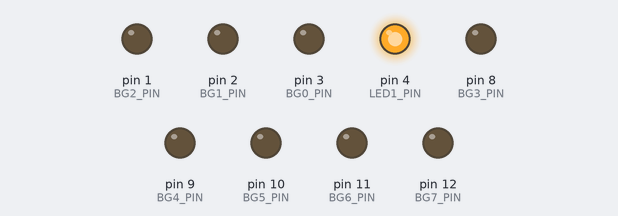
The sketch below on a simulated Arduino Uno, built with avr-gcc and run on an emulated ATmega328P. Shown: output pins drawn as LEDs (lit = HIGH).

Above: at 0.1 s.
At 13.1 s:
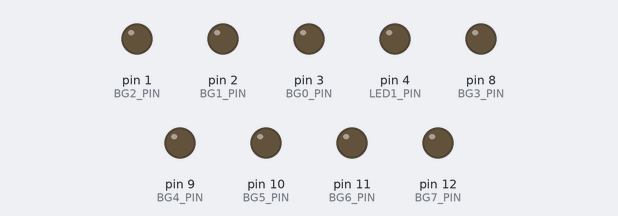
At 18.65 s:
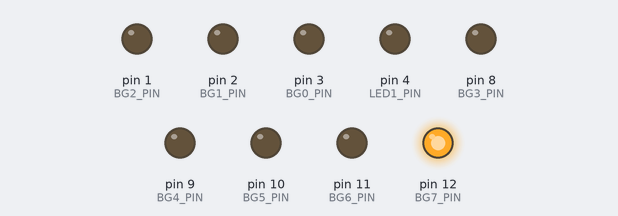
At 24.05 s:
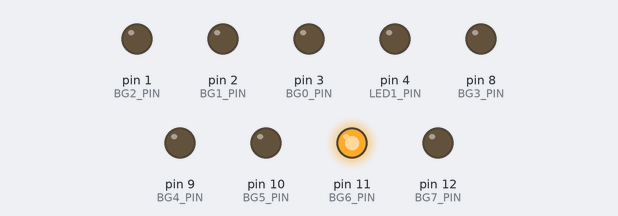
At 35.1 s:
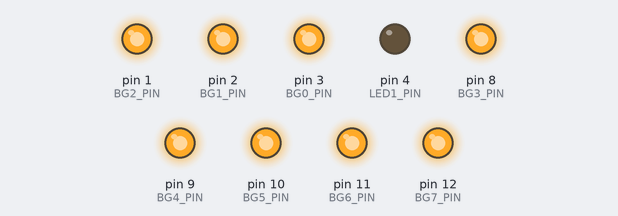
At 39.72 s:
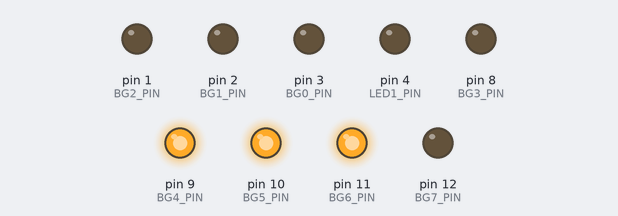
Timing chart, 0 to 40.0 s (numbered marks = the images above):
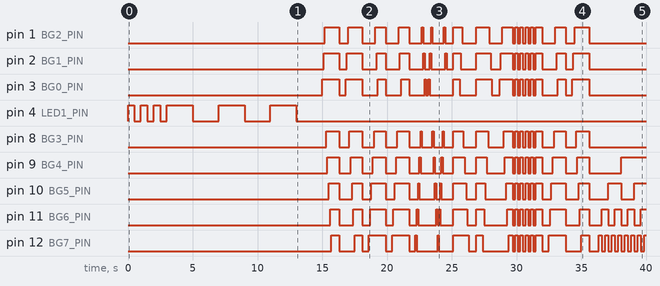

The sketch:

Q1.1-e-Q1.2.ino
```cpp
/*
1° Avaliação de Microcontroladores - 1. Ligando LEDS
1.1 Desenvolver um programa para piscar um LED 3 vezes rápido e 3 vezes devagar.

1.2 Programar os 8 LEDs de um bargraph para os seguintes padrões:
a) Acender da direita para a esquerda, mantendo cada LED ligado até todos acenderem; depois apagar todos e repetir.
b) O mesmo da esquerda para a direita.
c) Apenas um LED aceso por vez, da direita para a esquerda.
d) Vai e volta (ping-pong), um LED aceso por vez.
e) Todos acesos e apagar 1 LED por vez, vai e volta.
f) Da esquerda para a direita, mantendo acesos; depois piscar todos 5 vezes; depois apagar.
g) Da direita para a esquerda, manter acesos; depois apagar; depois esquerda para direita.
h) Contagem binária crescente (0–255) com passo de 250 ms.
i) Contagem binária decrescente (255–0) com passo de 250 ms.

-Mapeamento de Pinos (Arduino -> ATmega328P):
 * BG 1: Pino 4  -> PORTD, Bit 4 (PD4)
 * BG 2: Pino 3  -> PORTD, Bit 3 (PD3)
 * BG 3: Pino 2  -> PORTD, Bit 2 (PD2)
 * BG 4: Pino 1  -> PORTD, Bit 1 (PD1)
 * BG 5: Pino 8  -> PORTB, Bit 0 (PB0)
 * BG 6: Pino 9  -> PORTB, Bit 1 (PB1)
 * BG 7: Pino 10 -> PORTB, Bit 2 (PB2)
 * BG 8: Pino 11 -> PORTB, Bit 3 (PB3)
 * BG 9: Pino 12 -> PORTB, Bit 4 (PB4)
 */

// Biblioteca de registradores do ATmega
#include <avr/io.h>

// - Macros de Manipulação de Bits
// Valor do Bit
#define BIT(x) (1 << (x))
// Seta um bit (liga)
#define SET_BIT(reg, bit) ((reg) |= BIT(bit))
// Limpa um bit (desliga)
#define CLR_BIT(reg, bit) ((reg) &= ~BIT(bit))


// - Definições do LED1 (Pino 4 -> PD4)
#define LED1_DDR  DDRD
#define LED1_PORT PORTD
#define LED1_PIN  4    // Bit 4 do PORTD
#define LED1_SETUP() SET_BIT(LED1_DDR, LED1_PIN)
#define LED1_ON()    SET_BIT(LED1_PORT, LED1_PIN)
#define LED1_OFF()   CLR_BIT(LED1_PORT, LED1_PIN)

// - Mapeamento dos Bargraph para seus registradores e bits
#define BG0_DDR   DDRD
#define BG0_PORT  PORTD
#define BG0_PIN   3     // BG 2 (Pino 3 Arduino)
#define BG0_ON()  SET_BIT(BG0_PORT, BG0_PIN)
#define BG0_OFF() CLR_BIT(BG0_PORT, BG0_PIN)

#define BG1_DDR   DDRD
#define BG1_PORT  PORTD
#define BG1_PIN   2     // BG 3 (Pino 2 Arduino)
#define BG1_ON()  SET_BIT(BG1_PORT, BG1_PIN)
#define BG1_OFF() CLR_BIT(BG1_PORT, BG1_PIN)

#define BG2_DDR   DDRD
#define BG2_PORT  PORTD
#define BG2_PIN   1     // BG 4 (Pino 1 Arduino)
#define BG2_ON()  SET_BIT(BG2_PORT, BG2_PIN)
#define BG2_OFF() CLR_BIT(BG2_PORT, BG2_PIN)

#define BG3_DDR   DDRB
#define BG3_PORT  PORTB
#define BG3_PIN   0     // BG 5 (Pino 8 Arduino)
#define BG3_ON()  SET_BIT(BG3_PORT, BG3_PIN)
#define BG3_OFF() CLR_BIT(BG3_PORT, BG3_PIN)

#define BG4_DDR   DDRB
#define BG4_PORT  PORTB
#define BG4_PIN   1     // BG 6 (Pino 9 Arduino)
#define BG4_ON()  SET_BIT(BG4_PORT, BG4_PIN)
#define BG4_OFF() CLR_BIT(BG4_PORT, BG4_PIN)

#define BG5_DDR   DDRB
#define BG5_PORT  PORTB
#define BG5_PIN   2     // BG 7 (Pino 10 Arduino)
#define BG5_ON()  SET_BIT(BG5_PORT, BG5_PIN)
#define BG5_OFF() CLR_BIT(BG5_PORT, BG5_PIN)

#define BG6_DDR   DDRB
#define BG6_PORT  PORTB
#define BG6_PIN   3     // BG 8 (Pino 11 Arduino)
#define BG6_ON()  SET_BIT(BG6_PORT, BG6_PIN)
#define BG6_OFF() CLR_BIT(BG6_PORT, BG6_PIN)

#define BG7_DDR   DDRB
#define BG7_PORT  PORTB
#define BG7_PIN   4     // BG 9 (Pino 12 Arduino)
#define BG7_ON()  SET_BIT(BG7_PORT, BG7_PIN)
#define BG7_OFF() CLR_BIT(BG7_PORT, BG7_PIN)

// - Constantes (Macros)
#define numLeds 8
#define delayTime 100

// - Funções Auxiliares
void bargraph_on(int i) {
  switch (i) {
    case 0: BG0_ON(); break;
    case 1: BG1_ON(); break;
    case 2: BG2_ON(); break;
    case 3: BG3_ON(); break;
    case 4: BG4_ON(); break;
    case 5: BG5_ON(); break;
    case 6: BG6_ON(); break;
    case 7: BG7_ON(); break;
  }
}

void bargraph_off(int i) {
  switch (i) {
    case 0: BG0_OFF(); break;
    case 1: BG1_OFF(); break;
    case 2: BG2_OFF(); break;
    case 3: BG3_OFF(); break;
    case 4: BG4_OFF(); break;
    case 5: BG5_OFF(); break;
    case 6: BG6_OFF(); break;
    case 7: BG7_OFF(); break;
  }
}

// Acende todos os LEDs
void acenderTodos() {
  // Seta os 3 bits do PORTD
  BG0_PORT |= BIT(BG0_PIN) | BIT(BG1_PIN) | BIT(BG2_PIN);
  // Seta os 5 bits do PORTB
  BG3_PORT |= BIT(BG3_PIN) | BIT(BG4_PIN) | BIT(BG5_PIN) | BIT(BG6_PIN) | BIT(BG7_PIN);
}

// Apaga todos os LEDs
void apagarTodos() {
  // Limpa os 3 bits do PORTD
  BG0_PORT &= ~(BIT(BG0_PIN) | BIT(BG1_PIN) | BIT(BG2_PIN));
  // Limpa os 5 bits do PORTB
  BG3_PORT &= ~(BIT(BG3_PIN) | BIT(BG4_PIN) | BIT(BG5_PIN) | BIT(BG6_PIN) | BIT(BG7_PIN));
}

//--- SETUP ---
void setup() {
  // 1. Configura o LED1 (Pino 4)
  LED1_SETUP();

  // 2. Configura os LEDs do Bargraph
  // Seta os bits PD1, PD2, PD3 como SAÍDA
  DDRD |= BIT(BG0_PIN) | BIT(BG1_PIN) | BIT(BG2_PIN);
  // Seta os bits PB0, PB1, PB2, PB3, PB4 como SAÍDA
  DDRB |= BIT(BG3_PIN) | BIT(BG4_PIN) | BIT(BG5_PIN) | BIT(BG6_PIN) | BIT(BG7_PIN);

  // LEDs iniciarem apagados
  apagarTodos();
  LED1_OFF();
}

void loop() {

// - 1.1: Pisca o LED (PINO 4)

  // Pisca 3x rápdio
  for (int i = 0; i < 3; i++) {
    LED1_ON();
    delay(500);
    LED1_OFF();
    delay(500);
  }

  // Pisca 3x devagar
  for (int i = 0; i < 3; i++) {
    LED1_ON();
    delay(2000);
    LED1_OFF();
    delay(2000);
  }

// - 1.2 a) Acende o bargraph (2 -> 9) mantendo ligados 2x

  for (int j = 0; j < 2; j++) {
    for (int i = 0; i < numLeds; i++) {
      bargraph_on(i);
      delay(delayTime);
    }
    delay(500);
    apagarTodos();
    delay(500);
  }

// - 1.2 b) Acende o bargraph (9 -> 2) mantendo ligados 2x
 for (int j = 0; j < 2; j++) {
  for (int i = numLeds - 1; i >= 0; i--) {
    bargraph_on(i);
    delay(delayTime);
    }
  delay(500);
  apagarTodos();
  delay(500);
 }
// - 1.2 c) Um LED aceso por vez (9 -> 2)

  for (int i = numLeds - 1; i >= 0; i--) {
    bargraph_on(i);
    delay(delayTime);
    bargraph_off(i);
  }
  delay(200);

// - 1.2 d) Ping-Pong

  // (Esquerda -> Direita, ou 2 -> 9)
  for (int i = 0; i < numLeds; i++) {
    bargraph_on(i);
    delay(delayTime);
    bargraph_off(i);
  }

  // (Direita -> Esquerda, ou 8 -> 3)
  for (int i = numLeds - 2; i > 0; i--) {
    bargraph_on(i);
    delay(delayTime);
    bargraph_off(i);
  }
  delay(500);


// - 1.2 e) Todos acesos e pagar um por vez

  // (Apagando 2 -> 9)
  acenderTodos();
  delay(500);
  for (int i = 0; i < numLeds; i++) {
    bargraph_off(i);
    delay(delayTime);
  }
  delay(500);

  // (Apagando 9 -> 2)
  acenderTodos();
  delay(500);
  for (int i = numLeds - 1; i >= 0; i--) {
    bargraph_off(i);
    delay(delayTime);
  }
  delay(500);

// - 1.2 f) (2 -> 9), Pisca 5x e APAGA

  // 1. Acende (Bargraph 2 para 9)
  for (int i = 0; i < numLeds; i++) {
    bargraph_on(i);
    delay(delayTime);
  }

  // 2. Pisca todos 5 vezes
  for (int i = 0; i < 5; i++) {
    delay(200);
    apagarTodos();
    delay(200);
    acenderTodos();
  }

  // 3. Apaga
  delay(500);
  apagarTodos();
  delay(500);


// - 1.2 g) Todos acessos (9 -> 2), Apaga; Todos acesos (2 -> 9), Apaga

  // 1. Acende (9 -> 2)
  for (int i = numLeds - 1; i >= 0; i--) {
    bargraph_on(i);
    delay(delayTime);
  }
  delay(500);
  apagarTodos();
  delay(500);

  // 2. Acende (2 -> 9)
  for (int i = 0; i < numLeds; i++) {
    bargraph_on(i);
    delay(delayTime);
  }
  delay(500);
  apagarTodos();
  delay(500);

// - 1.2 h) Contagem binária crescente (0-255), passo de 250ms

  // Loop de contagem de 0 a 255
  for (int count = 0; count <= 255; count++) {

    // Usa operador ternário ( ? : ) e macros de bit para setar cada LED
    // (BG0 = Bit 7) ... (BG7 = Bit 0)
    (count & BIT(7)) ? BG0_ON() : BG0_OFF(); // LED 2
    (count & BIT(6)) ? BG1_ON() : BG1_OFF(); // LED 3
    (count & BIT(5)) ? BG2_ON() : BG2_OFF(); // LED 4
    (count & BIT(4)) ? BG3_ON() : BG3_OFF(); // LED 5
    (count & BIT(3)) ? BG4_ON() : BG4_OFF(); // LED 6
    (count & BIT(2)) ? BG5_ON() : BG5_OFF(); // LED 7
    (count & BIT(1)) ? BG6_ON() : BG6_OFF(); // LED 8
    (count & BIT(0)) ? BG7_ON() : BG7_OFF(); // LED 9

    // Passo
    delay(250);
  }

  delay(500);
  apagarTodos();
  delay(500);

// - 1.2 i) Contagem binária decrescente (255 - 0), passo de 250ms

  // Loop de contagem de 255 a 0
  for (int count = 255; count >= 0; count--) {

    (count & BIT(7)) ? BG0_ON() : BG0_OFF(); // LED 2
    (count & BIT(6)) ? BG1_ON() : BG1_OFF(); // LED 3
    (count & BIT(5)) ? BG2_ON() : BG2_OFF(); // LED 4
    (count & BIT(4)) ? BG3_ON() : BG3_OFF(); // LED 5
    (count & BIT(3)) ? BG4_ON() : BG4_OFF(); // LED 6
    (count & BIT(2)) ? BG5_ON() : BG5_OFF(); // LED 7
    (count & BIT(1)) ? BG6_ON() : BG6_OFF(); // LED 8
    (count & BIT(0)) ? BG7_ON() : BG7_OFF(); // LED 9

    // Passo
    delay(250);
  }

  delay(500);
  apagarTodos();

  // Espera um momento com tudo apagado antes de reiniciar o loop()
  delay(500);
}
```

Measured:
- by itself, pin 1 (BG2_PIN): LOW → HIGH at 15.2 s, → LOW 1.1 s later, → HIGH 0.70 s later, → LOW 1.1 s later, … (34 changes in this stretch)
- by itself, pin 2 (BG1_PIN): LOW → HIGH at 15.1 s, → LOW 1.2 s later, → HIGH 0.60 s later, → LOW 1.2 s later, … (34 changes in this stretch)
- by itself, pin 3 (BG0_PIN): LOW → HIGH at 15.0 s, → LOW 1.3 s later, → HIGH 0.50 s later, → LOW 1.3 s later, … (32 changes in this stretch)
- by itself, pin 4 (LED1_PIN): repeats every 4.0 s: HIGH 2.0 s, LOW 2.0 s
- by itself, pin 8 (BG3_PIN): LOW → HIGH at 15.3 s, → LOW 1.0 s later, → HIGH 0.80 s later, → LOW 1.0 s later, … (34 changes in this stretch)
- by itself, pin 9 (BG4_PIN): LOW → HIGH at 15.4 s, → LOW 0.90 s later, → HIGH 0.90 s later, → LOW 0.90 s later, … (35 changes in this stretch)
- by itself, pin 10 (BG5_PIN): LOW → HIGH at 15.5 s, → LOW 0.80 s later, → HIGH 1.0 s later, → LOW 0.80 s later, … (37 changes in this stretch)
- by itself, pin 11 (BG6_PIN): LOW → HIGH at 15.6 s, → LOW 0.70 s later, → HIGH 1.1 s later, → LOW 0.70 s later, … (41 changes in this stretch)
